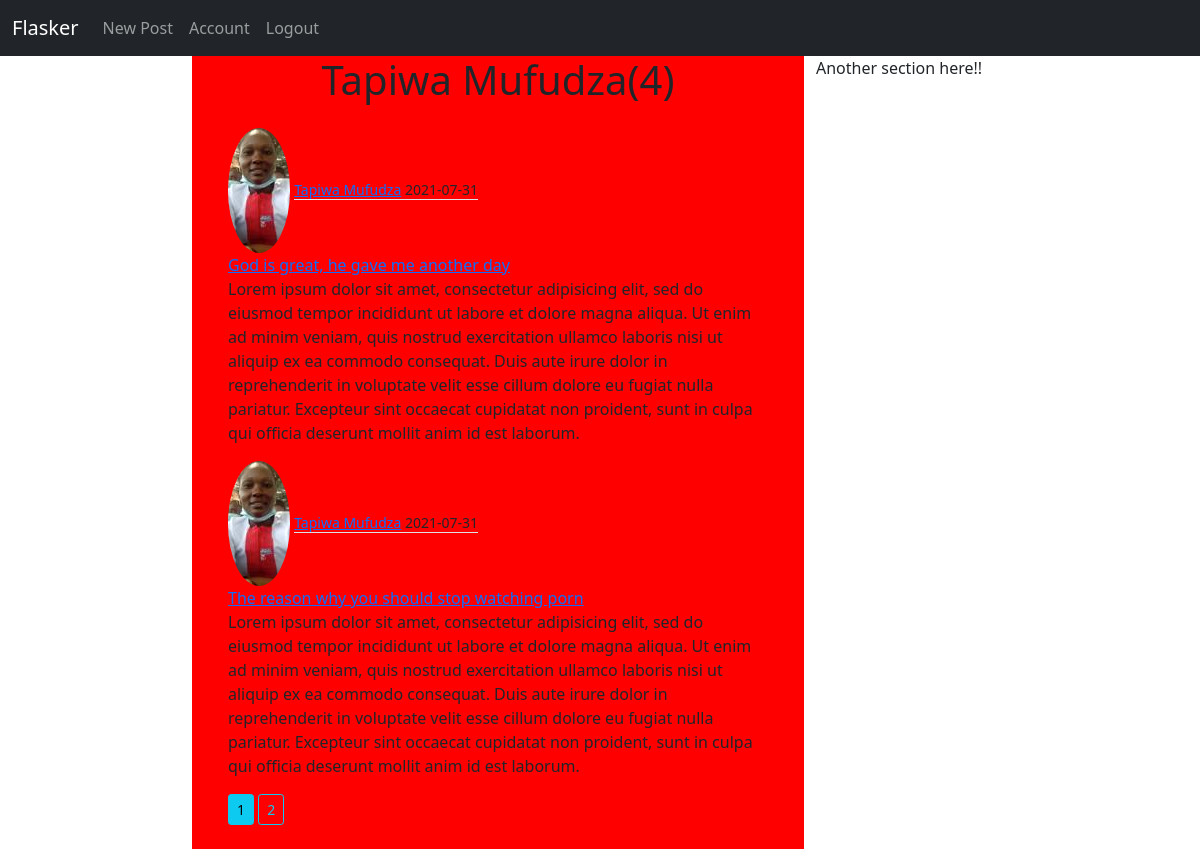
The page /user/Tapiwa Mufudza/ (signed in) on the database its author committed.
### flaskblog/models.py (models this page shows, shortened)
class User(db.Model, UserMixin):
    id= db.Column(db.Integer, primary_key= True)
    username= db.Column(db.String(20), unique= True, nullable= False)
    email= db.Column(db.String(120), unique= True, nullable= False)
    image_file= db.Column(db.String(20), default= 'default.jpg')
    password= db.Column(db.String(20), nullable= False)
    posts= db.relationship('Post', backref= 'author', lazy= True)

class Post(db.Model):
    id= db.Column(db.Integer, primary_key= True)
    title= db.Column(db.String(120), nullable= False)
    date_posted= db.Column(db.DateTime, nullable= False, default= datetime.utcnow)
    content= db.Column(db.Text, nullable= False)
    user_id= db.Column(db.Integer, db.ForeignKey('user.id'), nullable= False)

### flaskblog/users/routes.py (the view)
@users.route('/user/<string:username>/')
def user_posts(username):
    page= request.args.get('page', 1, type= int)
    user= User.query.filter_by(username= username).first_or_404()
    posts= Post.query.filter_by(author= user).order_by(Post.date_posted.desc()).paginate(page= page, per_page= 2)
    return render_template('user_posts.html', posts= posts, user= user)

### flaskblog/models.py (called while the page is built)
@login_manager.user_loader
def load_user(user_id):
    return User.query.get(int(user_id))

### templates/user_posts.html
{% extends 'base.html' %}
{% block content %}
  <div class="container">
    <h1 class="mb-4 text-center">{{ user.username }}({{ posts.total }})</h1>
    {% for post in posts.items %}
      <img class="rounded-circle" src="{{ url_for('static', filename= 'profile_pics/'+ post.author.image_file)}}">
      <small class="border-bottom"><a href="{{ url_for('users.user_posts', username= post.author.username)}}">{{ post.author.username }}</a> {{ post.date_posted.strftime('%Y-%m-%d') }}</small><br>
      <a class="text-center" href="{{url_for('posts.post', post_id= post.id)}}">{{ post.title }}</a>
      <p>{{ post.content }}</p>
    {% endfor %}
    {% for page_num in posts.iter_pages(left_edge= 1, right_edge= 1, left_current= 1, right_current= 2) %}
      {% if page_num %}
        {% if posts.page== page_num %}
          <a class="btn btn-info btn-sm mb-4" href="{{ url_for('users.user_posts', username= user.username, page= page_num)}}">{{ page_num }}</a>
        {% else %}
          <a class="btn btn-outline-info btn-sm mb-4" href="{{ url_for('users.user_posts', username= user.username, page= page_num)}}">{{ page_num }}</a>
        {% endif %}
      {% else %}
        ...
      {% endif %}
    {% endfor %}
  </div>
{% endblock content %}

### rows shown on the page
User: username "Tapiwa Mufudza"
Post: image_file (picture), author.username "Tapiwa Mufudza", date_posted "2021-07-31", title "God is great, he gave me another day", content "Lorem ipsum dolor sit amet, consectetur adipisicing elit, sed do eiusmod tempor incididunt ut labore et dolore magna aliqua. Ut enim ad minim veniam, quis nostrud exercitation ullamco laboris nisi ut aliquip ex ea commodo consequat. Duis aute irure dolor in reprehenderit in voluptate velit esse cillum dolore eu fugiat nulla pariatur. Excepteur sint occaecat cupidatat non proident, sunt in culpa qui officia deserunt mollit anim id est laborum."
Post: image_file (picture), author.username "Tapiwa Mufudza", date_posted "2021-07-31", title "The reason why you should stop watching porn", content "Lorem ipsum dolor sit amet, consectetur adipisicing elit, sed do eiusmod tempor incididunt ut labore et dolore magna aliqua. Ut enim ad minim veniam, quis nostrud exercitation ullamco laboris nisi ut aliquip ex ea commodo consequat. Duis aute irure dolor in reprehenderit in voluptate velit esse cillum dolore eu fugiat nulla pariatur. Excepteur sint occaecat cupidatat non proident, sunt in culpa qui officia deserunt mollit anim id est laborum."

### other values the page prints
{{ posts.total }} "4"
{{ page_num }} "1"
{{ page_num }} "2"
